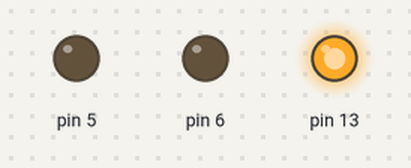
Bench run of a sketch on a simulated Arduino Uno, built with avr-gcc and run on an emulated ATmega328P. On the bench: output pins drawn as LEDs (lit = HIGH).

Above: at 0.5 s.
At 2.5 s:
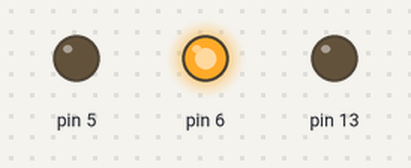
At 4.5 s:
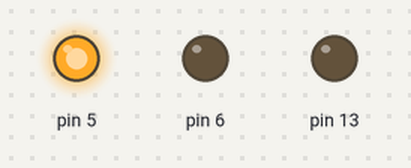
At 5.5 s:
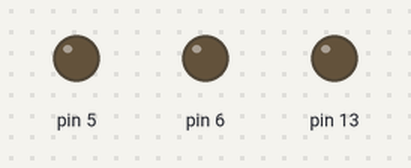
Timing chart, 0 to 7.8 s (numbered marks = the images above):
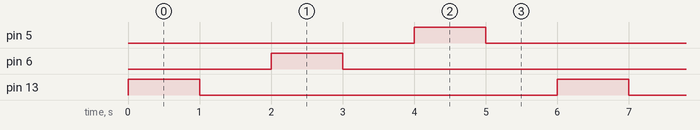

Measured:
- by itself, pin 5, pin 6, pin 13: alternates HIGH for 1.0 s and LOW for 5.0 s
- by itself, everything shown: repeats every 6.0 s, in 6 steps

The sketch:

Blink_modify_1.ino
```cpp
/*
  Jeremy wizenfeld created: August 31th
  D13- red light
  D8- green light
  D5- yellow light
*/

// the setup function runs once when you press reset or power the board
void setup() {

  pinMode(6, OUTPUT);
  pinMode(13, OUTPUT);
  pinMode(5, OUTPUT);
}

void loop() {
  digitalWrite(13, HIGH);   // turn the LED on (HIGH is the voltage level)
  delay(1000);                       // wait for a second
  digitalWrite(13, LOW);    // turn the LED off by making the voltage LOW
  delay(1000);                       // wait for a second
  digitalWrite(6, HIGH);
  delay(1000);
  digitalWrite(6, LOW);
  delay(1000);
  digitalWrite(5, HIGH);
  delay(1000);
  digitalWrite(5, LOW);
  delay(1000);


}
```
